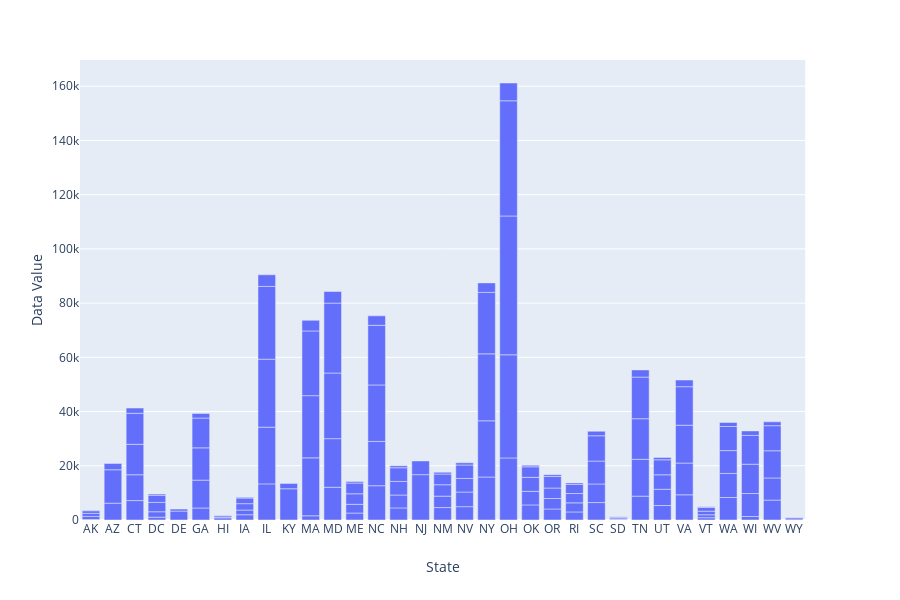

Notebook source saved alongside this figure:
### Code cell
fig = px.bar(df, x="State", y= "Data Value")
fig.show()

fig.write_image("Bar_graph.png")

### Figure 1 — Plotly figure (JSON) as saved in the notebook; plotly's stock layout.template omitted (floating-point values rounded to 4 significant figures; data arrays with more than 128 entries replaced by an {"elided": "..."} marker saying what was removed)
{"data": [{"alignmentgroup": "True", "hoverlabel": {"namelength": 0}, "hovertemplate": "State=%{x}<br>Data Value=%{y}", "legendgroup": "", "marker": {"color": "#636efa"}, "name": "", "offsetgroup": "", "orientation": "v", "showlegend": false, "textposition": "auto", "type": "bar", "x": {"elided": "151 str values"}, "xaxis": "x", "y": {"elided": "151 int values"}, "yaxis": "y"}], "layout": {"barmode": "relative", "height": 600, "legend": {"tracegroupgap": 0}, "margin": {"t": 60}, "xaxis": {"anchor": "y", "domain": [0, 0.98], "title": {"text": "State"}}, "yaxis": {"anchor": "x", "domain": [0, 1], "title": {"text": "Data Value"}}}}
